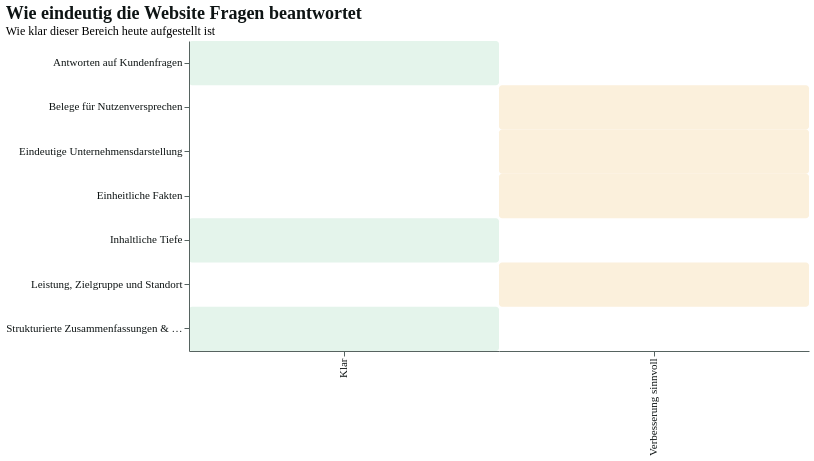

Vega-Lite specification stored for this chart:
### Vega-Lite specification from a JSON file in a GitHub repository (floating-point values rounded to 4 significant figures)
{"$schema": "https://vega.github.io/schema/vega-lite/v6.json", "description": "Pixelkiez approved template V08_AI_ANSWERABILITY: AI-Antwortbarkeit", "usermeta": {"template_id": "V08_AI_ANSWERABILITY", "name": "AI-Antwortbarkeit", "purpose": "Fragen x Antwortstatus", "brand_contract": "pixelkiez-v1", "visual_id": "VIZ-003", "metric_refs": ["AI-01", "AI-02", "AI-03", "AI-04", "AI-05", "AI-06", "AI-07"], "finding_refs": [], "evidence_class": "DIRECT", "population": "7 Aspekte in diesem Bereich", "method": "Pixelkiez metric-status projection", "does_not_prove": "Maschinenlesbare Antworten belegen keine Nennung, Zitierung oder Platzierung in KI-Antworten.", "brand_font_status": "EXACT", "resolved_fonts": {"display": "Schibsted Grotesk", "data": "IBM Plex Mono"}}, "width": 620, "height": 310, "data": {"values": [{"question": "Eindeutige Unternehmensdarstellung", "metric_ref": "AI-01", "status": "Verbesserung sinnvoll", "symbol": "!", "tone": "warn", "value": 0.5}, {"question": "Leistung, Zielgruppe und Standort", "metric_ref": "AI-02", "status": "Verbesserung sinnvoll", "symbol": "!", "tone": "warn", "value": 0.5}, {"question": "Antworten auf Kundenfragen", "metric_ref": "AI-03", "status": "Klar", "symbol": "OK", "tone": "good", "value": 1.0}, {"question": "Strukturierte Zusammenfassungen & Schema", "metric_ref": "AI-04", "status": "Klar", "symbol": "OK", "tone": "good", "value": 1.0}, {"question": "Belege für Nutzenversprechen", "metric_ref": "AI-05", "status": "Verbesserung sinnvoll", "symbol": "!", "tone": "warn", "value": 0.5}, {"question": "Einheitliche Fakten", "metric_ref": "AI-06", "status": "Verbesserung sinnvoll", "symbol": "!", "tone": "warn", "value": 0.5}, {"question": "Inhaltliche Tiefe", "metric_ref": "AI-07", "status": "Klar", "symbol": "OK", "tone": "good", "value": 1.0}]}, "mark": {"type": "rect", "cornerRadius": 3}, "encoding": {"y": {"field": "question", "type": "nominal", "axis": {"title": null}}, "x": {"field": "status", "type": "nominal", "axis": {"title": null}}, "color": {"field": "value", "type": "quantitative", "scale": {"domain": [0, 0.5, 1], "range": ["#FBE3DE", "#FBF0DC", "#E4F4EB"]}, "legend": null}}, "config": {"background": "#FFFFFF", "font": "Schibsted Grotesk", "title": {"font": "Schibsted Grotesk", "fontSize": 18, "fontWeight": 700, "color": "#0E1414", "anchor": "start"}, "axis": {"labelFont": "IBM Plex Mono", "labelFontSize": 11, "titleFont": "Schibsted Grotesk", "titleFontSize": 12, "labelColor": "#0E1414", "titleColor": "#0E1414", "gridColor": "#C6D4D1", "domainColor": "#566360", "tickColor": "#566360"}, "legend": {"labelFont": "Schibsted Grotesk", "labelFontSize": 11, "titleFont": "Schibsted Grotesk", "titleFontSize": 12, "labelColor": "#0E1414", "titleColor": "#0E1414"}, "view": {"stroke": null}}, "title": {"text": "Wie eindeutig die Website Fragen beantwortet", "subtitle": "Wie klar dieser Bereich heute aufgestellt ist", "anchor": "start"}}
